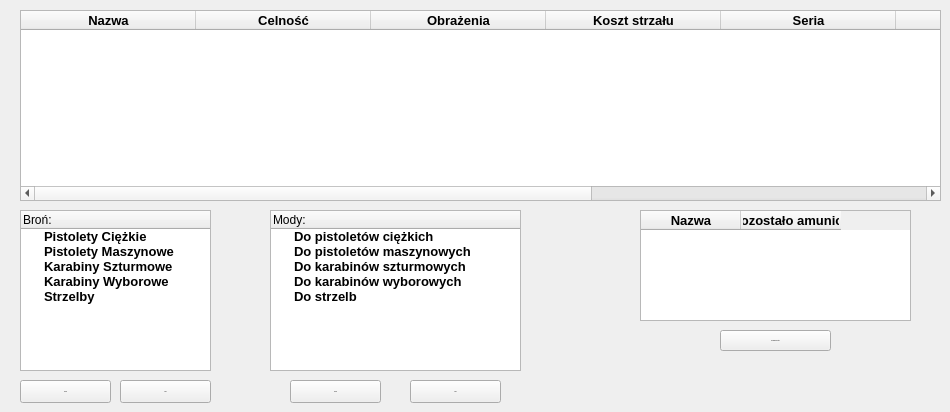
    <widget class="QWidget" name="tab_3">
     <attribute name="title">
      <string>Uzbrojenie</string>
     </attribute>
     <widget class="QTableWidget" name="tableWidget_weapons">
      <property name="geometry">
       <rect>
        <x>20</x>
        <y>10</y>
        <width>921</width>
        <height>191</height>
       </rect>
      </property>
      <property name="editTriggers">
       <set>QAbstractItemView::NoEditTriggers</set>
      </property>
      <property name="dragEnabled">
       <bool>false</bool>
      </property>
      <property name="selectionBehavior">
       <enum>QAbstractItemView::SelectRows</enum>
      </property>
      <property name="cornerButtonEnabled">
       <bool>true</bool>
      </property>
      <attribute name="horizontalHeaderDefaultSectionSize">
       <number>175</number>
      </attribute>
      <column>
       <property name="text">
        <string>Nazwa</string>
       </property>
       <property name="font">
        <font>
         <pointsize>10</pointsize>
         <weight>75</weight>
         <bold>true</bold>
        </font>
       </property>
       <property name="textAlignment">
        <set>AlignCenter</set>
       </property>
      </column>
      <column>
       <property name="text">
        <string>Celność</string>
       </property>
       <property name="font">
        <font>
         <pointsize>10</pointsize>
         <weight>75</weight>
         <bold>true</bold>
        </font>
       </property>
       <property name="textAlignment">
        <set>AlignCenter</set>
       </property>
      </column>
      <column>
       <property name="text">
        <string>Obrażenia</string>
       </property>
       <property name="font">
        <font>
         <pointsize>10</pointsize>
         <weight>75</weight>
         <bold>true</bold>
        </font>
       </property>
       <property name="textAlignment">
        <set>AlignCenter</set>
       </property>
      </column>
      <column>
       <property name="text">
        <string>Koszt strzału</string>
       </property>
       <property name="font">
        <font>
         <pointsize>10</pointsize>
         <weight>75</weight>
         <bold>true</bold>
        </font>
       </property>
       <property name="textAlignment">
        <set>AlignCenter</set>
       </property>
      </column>
      <column>
       <property name="text">
        <string>Seria</string>
       </property>
       <property name="font">
        <font>
         <pointsize>10</pointsize>
         <weight>75</weight>
         <bold>true</bold>
        </font>
       </property>
       <property name="textAlignment">
        <set>AlignCenter</set>
       </property>
      </column>
      <column>
       <property name="text">
        <string>Ammo (Max)</string>
       </property>
       <property name="font">
        <font>
         <pointsize>10</pointsize>
         <weight>75</weight>
         <bold>true</bold>
        </font>
       </property>
       <property name="textAlignment">
        <set>AlignCenter</set>
       </property>
      </column>
      <column>
       <property name="text">
        <string>Typ</string>
       </property>
       <property name="font">
        <font>
         <pointsize>10</pointsize>
         <weight>75</weight>
         <bold>true</bold>
        </font>
       </property>
       <property name="textAlignment">
        <set>AlignCenter</set>
       </property>
      </column>
      <column>
       <property name="text">
        <string>Mod</string>
       </property>
       <property name="font">
        <font>
         <pointsize>10</pointsize>
         <weight>75</weight>
         <bold>true</bold>
        </font>
       </property>
       <property name="textAlignment">
        <set>AlignCenter</set>
       </property>
      </column>
     </widget>
     <widget class="QPushButton" name="pushButton_weapon_remove">
      <property name="geometry">
       <rect>
        <x>120</x>
        <y>380</y>
        <width>91</width>
        <height>23</height>
       </rect>
      </property>
      <property name="font">
       <font>
        <pointsize>-1</pointsize>
       </font>
      </property>
      <property name="text">
       <string>Usuń</string>
      </property>
     </widget>
     <widget class="QPushButton" name="pushButton_weapon_add">
      <property name="geometry">
       <rect>
        <x>20</x>
        <y>380</y>
        <width>91</width>
        <height>23</height>
       </rect>
      </property>
      <property name="font">
       <font>
        <pointsize>-1</pointsize>
       </font>
      </property>
      <property name="text">
       <string>Dodaj</string>
      </property>
     </widget>
     <widget class="QPushButton" name="pushButton_mod_remove">
      <property name="geometry">
       <rect>
        <x>410</x>
        <y>380</y>
        <width>91</width>
        <height>23</height>
       </rect>
      </property>
      <property name="font">
       <font>
        <pointsize>-1</pointsize>
       </font>
      </property>
      <property name="text">
       <string>Usuń</string>
      </property>
     </widget>
     <widget class="QPushButton" name="pushButton_mod_add">
      <property name="geometry">
       <rect>
        <x>290</x>
        <y>380</y>
        <width>91</width>
        <height>23</height>
       </rect>
      </property>
      <property name="font">
       <font>
        <pointsize>-1</pointsize>
       </font>
      </property>
      <property name="text">
       <string>Dodaj</string>
      </property>
     </widget>
     <widget class="QTreeWidget" name="treeWidget_weapon_list">
      <property name="geometry">
       <rect>
        <x>20</x>
        <y>210</y>
        <width>191</width>
        <height>161</height>
       </rect>
      </property>
      <column>
       <property name="text">
        <string>Broń:</string>
       </property>
      </column>
      <item>
       <property name="text">
        <string>Pistolety Ciężkie</string>
       </property>
       <property name="font">
        <font>
         <pointsize>10</pointsize>
         <weight>75</weight>
         <bold>true</bold>
        </font>
       </property>
       <property name="flags">
        <set>ItemIsDragEnabled|ItemIsUserCheckable|ItemIsEnabled</set>
       </property>
      </item>
      <item>
       <property name="text">
        <string>Pistolety Maszynowe</string>
       </property>
       <property name="font">
        <font>
         <pointsize>10</pointsize>
         <weight>75</weight>
         <bold>true</bold>
        </font>
       </property>
       <property name="flags">
        <set>ItemIsDragEnabled|ItemIsUserCheckable|ItemIsEnabled</set>
       </property>
      </item>
      <item>
       <property name="text">
        <string>Karabiny Szturmowe</string>
       </property>
       <property name="font">
        <font>
         <pointsize>10</pointsize>
         <weight>75</weight>
         <bold>true</bold>
        </font>
       </property>
       <property name="flags">
        <set>ItemIsDragEnabled|ItemIsUserCheckable|ItemIsEnabled</set>
       </property>
      </item>
      <item>
       <property name="text">
        <string>Karabiny Wyborowe</string>
       </property>
       <property name="font">
        <font>
         <pointsize>10</pointsize>
         <weight>75</weight>
         <bold>true</bold>
        </font>
       </property>
       <property name="flags">
        <set>ItemIsDragEnabled|ItemIsUserCheckable|ItemIsEnabled</set>
       </property>
      </item>
      <item>
       <property name="text">
        <string>Strzelby</string>
       </property>
       <property name="font">
        <font>
         <pointsize>10</pointsize>
         <weight>75</weight>
         <bold>true</bold>
        </font>
       </property>
       <property name="flags">
        <set>ItemIsDragEnabled|ItemIsUserCheckable|ItemIsEnabled</set>
       </property>
      </item>
     </widget>
     <widget class="QTreeWidget" name="treeWidget_wpnmod_list">
      <property name="geometry">
       <rect>
        <x>270</x>
        <y>210</y>
        <width>251</width>
        <height>161</height>
       </rect>
      </property>
      <column>
       <property name="text">
        <string>Mody:</string>
       </property>
      </column>
      <item>
       <property name="text">
        <string>Do pistoletów ciężkich</string>
       </property>
       <property name="font">
        <font>
         <pointsize>10</pointsize>
         <weight>75</weight>
         <bold>true</bold>
        </font>
       </property>
       <property name="flags">
        <set>ItemIsDragEnabled|ItemIsUserCheckable|ItemIsEnabled</set>
       </property>
      </item>
      <item>
       <property name="text">
        <string>Do pistoletów maszynowych</string>
       </property>
       <property name="font">
        <font>
         <pointsize>10</pointsize>
         <weight>75</weight>
         <bold>true</bold>
        </font>
       </property>
       <property name="flags">
        <set>ItemIsDragEnabled|ItemIsUserCheckable|ItemIsEnabled</set>
       </property>
      </item>
      <item>
       <property name="text">
        <string>Do karabinów szturmowych</string>
       </property>
       <property name="font">
        <font>
         <pointsize>10</pointsize>
         <weight>75</weight>
         <bold>true</bold>
        </font>
       </property>
       <property name="flags">
        <set>ItemIsDragEnabled|ItemIsUserCheckable|ItemIsEnabled</set>
       </property>
      </item>
      <item>
       <property name="text">
        <string>Do karabinów wyborowych</string>
       </property>
       <property name="font">
        <font>
         <pointsize>10</pointsize>
         <weight>75</weight>
         <bold>true</bold>
        </font>
       </property>
       <property name="flags">
        <set>ItemIsDragEnabled|ItemIsUserCheckable|ItemIsEnabled</set>
       </property>
      </item>
      <item>
       <property name="text">
        <string>Do strzelb</string>
       </property>
       <property name="font">
        <font>
         <pointsize>10</pointsize>
         <weight>75</weight>
         <bold>true</bold>
        </font>
       </property>
       <property name="flags">
        <set>ItemIsDragEnabled|ItemIsUserCheckable|ItemIsEnabled</set>
       </property>
      </item>
     </widget>
     <widget class="QTableWidget" name="tableWidget_wpn_ammo">
      <property name="geometry">
       <rect>
        <x>640</x>
        <y>210</y>
        <width>271</width>
        <height>111</height>
       </rect>
      </property>
      <property name="editTriggers">
       <set>QAbstractItemView::DoubleClicked</set>
      </property>
      <column>
       <property name="text">
        <string>Nazwa</string>
       </property>
       <property name="font">
        <font>
         <pointsize>10</pointsize>
         <weight>75</weight>
         <bold>true</bold>
        </font>
       </property>
       <property name="textAlignment">
        <set>AlignCenter</set>
       </property>
      </column>
      <column>
       <property name="text">
        <string>Pozostało amunicji</string>
       </property>
       <property name="font">
        <font>
         <pointsize>10</pointsize>
         <weight>75</weight>
         <bold>true</bold>
        </font>
       </property>
       <property name="textAlignment">
        <set>AlignCenter</set>
       </property>
      </column>
     </widget>
     <widget class="QPushButton" name="pushButton_reloadAll">
      <property name="geometry">
       <rect>
        <x>720</x>
        <y>330</y>
        <width>111</width>
        <height>21</height>
       </rect>
      </property>
      <property name="font">
       <font>
        <pointsize>-1</pointsize>
       </font>
      </property>
      <property name="text">
       <string>Przeładuj wszystko</string>
      </property>
     </widget>
    </widget>
